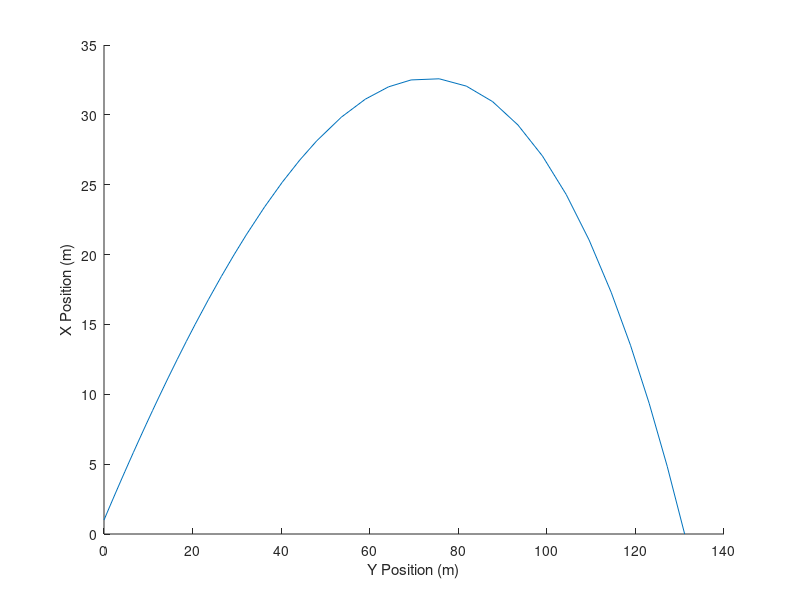
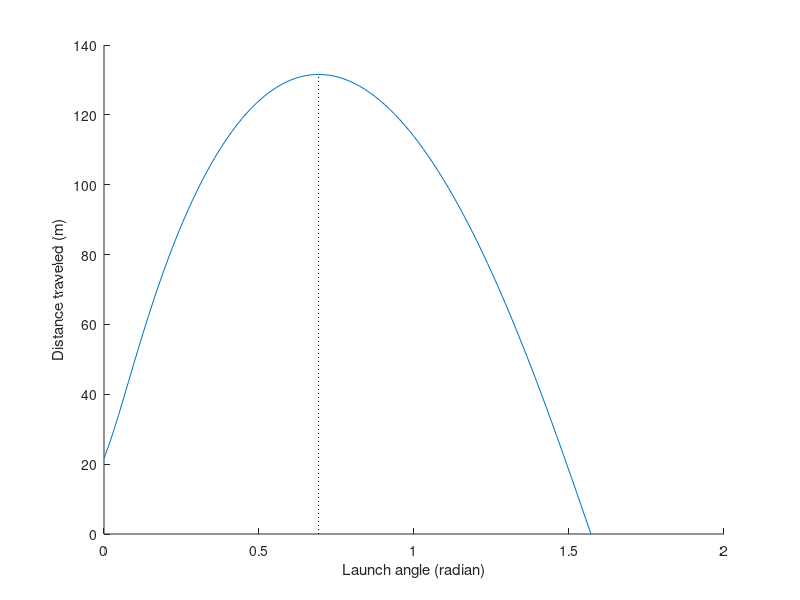

Reproduce these figures in MATLAB, in order.
function baseball3()
    P = [0; 1];       % initial position in m
    V = [40; 30];     % initial velocity in m/s
    W = [P; V];       % initial condition
    rate_func(0, W)
    
    tspan = [0 10];
    options = odeset('Events', @event_func);
    [T, M] = ode45(@rate_func, tspan, W, options);
    
    T(end)
    M(end, :)

    clf; hold on
    X = M(:, 1);
    Y = M(:, 2);
    
    plot(X, Y)
    
    xlabel('Y Position (m)')
    ylabel('X Position (m)')
    saveas(gcf, '../../book/figs/baseball3.eps', 'epsc')
    
    thetas = linspace(0, pi/2);
    for i = 1:length(thetas)
        ranges(i) = baseball_range(thetas(i));
    end
    
    clf; hold on
    plot(thetas, ranges)

    [x, fval] = fminsearch(@min_func, pi/4)
    plot([x x], [0, max(ranges)], 'k:')
    
    xlabel('Launch angle (radian)')
    ylabel('Distance traveled (m)')
    saveas(gcf, '../../book/figs/baseball4.eps', 'epsc')
    
end

function res = min_func(angle)
    res = -baseball_range(angle);
end

function res = baseball_range(theta)
    P = [0; 1];       
    v = 50;           
    [vx, vy] = pol2cart(theta, v);
    
    V = [vx; vy];     % initial velocity in m/s
    W = [P; V];       % initial condition
    
    tspan = [0 10];
    options = odeset('Events', @event_func);
    [T, M] = ode45(@rate_func, tspan, W, options);
    
    res = M(end, 1);
end

function res = rate_func(t, W)
    P = W(1:2);
    V = W(3:4);

    dPdt = V;
    dVdt = acceleration(t, P, V);

    res = [dPdt; dVdt];
end

function [value, isterminal, direction] = event_func(t, W)
    value = W(2);
    isterminal = 1;
    direction = -1;
end

function res = acceleration(t, P, V)
    g = 9.8;                       % acceleration of gravity in m/s^2
    a_gravity = [0; -g];

    m = 0.145;                     % mass in kilograms
    a_drag = drag_force(V) / m;
    res = a_gravity + a_drag;
end

function res = drag_force(V)
    C_d = 0.3;      % dimensionless
    rho = 1.3;      % kg / m^3
    A = 0.0042;     % m^2
    v = norm(V);    % m/s

    res = - 1/2 * C_d * rho * A * v * V;
end

